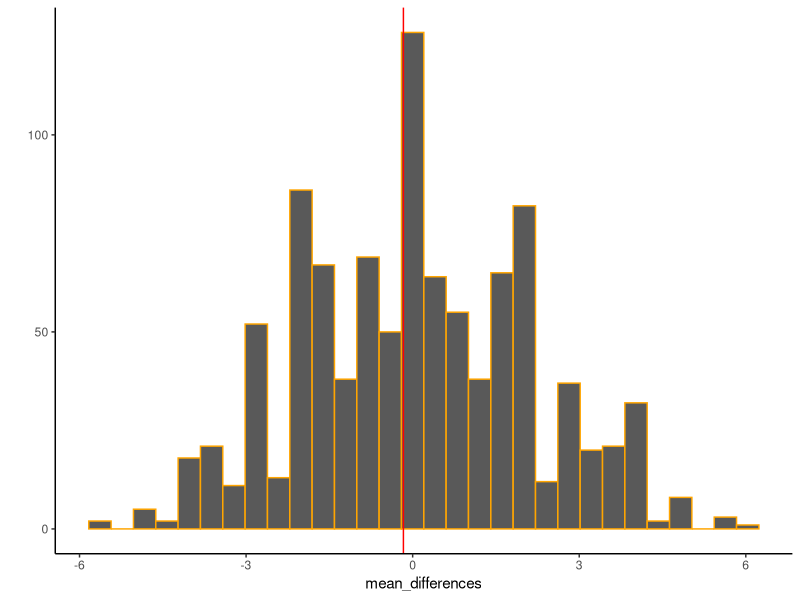
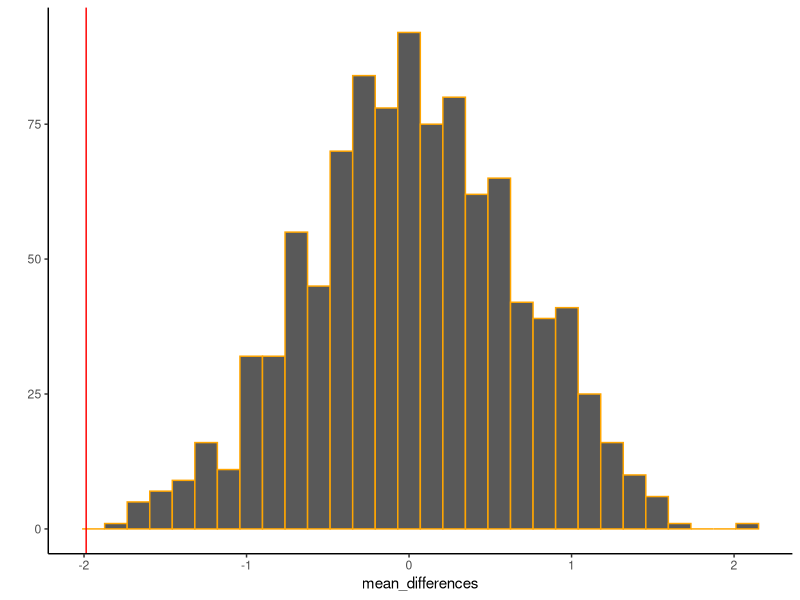

The R script that drew these images, in order:
## ---- chunk 1
knitr::opts_chunk$set(echo = TRUE)
## ---- chunk 2
library(dplyr)
library(ggplot2)

group1 <- c(10,12,14,16,18,20)
group2 <- c(sample(10:20,6))

randotest <- function(a,b,sampling=1000){
  meanfora <- mean(a)
  meanforb <- mean(b)
  diffinmeans <- meanfora - meanforb
  
  means <- c(a,b)
  
  mean_differences <- c()
  for(i in 1:sampling){
    resample <- sample(means)
    newamean <- mean(resample[1:length(a)])
    newbmean <- mean(resample[(length(a)+1):length(means)])
    mean_differences[i] <- newamean-newbmean
  }
  
  plotting <- qplot(mean_differences)+
  geom_histogram(color="orange")+
  geom_vline(xintercept=diffinmeans, color ="red")+
  theme_classic()
  
  p_value <- length(mean_differences[mean_differences >= diffinmeans])/length(sampling)
 
  
  outputq1 <- list(mean_of_a = meanfora,
                  mean_of_b = meanforb,
                  difference = diffinmeans,
                  plot = plotting,
                  pvalue = p_value)
  return(outputq1)
}

randotest(group1,group2,1000)

## ---- chunk 3
the_data <- read.csv("open_data/SchroederEpley2015data.csv", header = TRUE)

#was unable to use data, so I had to alter and add a column to data

group0 <- the_data %>%
  filter(CONDITION == 0) %>%
  select(Intellect_Rating)
  
group0 <- group0$Intellect_Rating

group1 <- the_data %>%
  filter(CONDITION == 1) %>%
  select(Intellect_Rating)

group1 <- group1$Intellect_Rating

randotest(group0,group1,1000)

